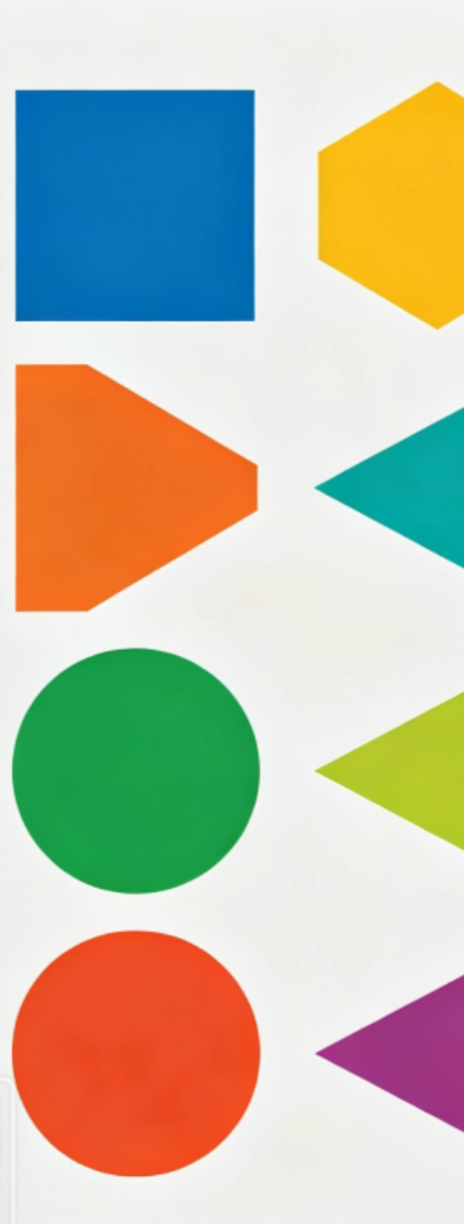
#> input picture 1.png, 464 x 1224 px
$ python -i detection.py   (imports and definitions only)
#> lines starting #> are read from the running program, lines starting #| are printed output that depends on the picture; after the words box and inside, x2 and y2 are one past the last pixel; in counts of white or black regions, pixels touching at a corner belong together
### utils.py
import cv2
import numpy as np
import json
import os


# [110 lines left out: functions load_image, save_image, load_images_from_paths, draw_bounding_box, draw_text, draw_detections and 3 more, not called in this run]


def convert_to_gray(image):
    """转换为灰度图"""
    if image is None:
        return None

    if len(image.shape) == 3:
        return cv2.cvtColor(image, cv2.COLOR_BGR2GRAY)
    return image


# [17 lines left out: functions normalize_image, show_image, not called in this run]

### detection.py
import cv2
import numpy as np
from utils import convert_to_gray


class ImprovedGeometricDetector:
    def __init__(self, min_area=50, max_area=100000):
        """
        初始化改进的几何物体检测器
        :param min_area: 最小检测面积
        :param max_area: 最大检测面积
        """
        self.min_area = min_area
        self.max_area = max_area
        self.sift = self._create_sift()

    def _create_sift(self):
        """创建SIFT检测器"""
        try:
            return cv2.SIFT_create(nfeatures=2000)
        except AttributeError:
            return cv2.ORB_create(nfeatures=2000)

    def preprocess_image_multi_level(self, image):
        """
        多级预处理，使用多种方法提高检测率
        """
        gray = convert_to_gray(image)

        preprocessed_list = []

        blurred = cv2.GaussianBlur(gray, (3, 3), 0)
        edges1 = cv2.Canny(blurred, 20, 80)
        preprocessed_list.append(('canny_low', edges1))

        edges2 = cv2.Canny(blurred, 50, 150)
        preprocessed_list.append(('canny_medium', edges2))

        edges3 = cv2.Canny(blurred, 100, 200)
        preprocessed_list.append(('canny_high', edges3))

        _, thresh1 = cv2.threshold(gray, 100, 255, cv2.THRESH_BINARY)
        edges4 = cv2.Canny(thresh1, 20, 80)
        preprocessed_list.append(('binary_canny', edges4))

        _, thresh2 = cv2.threshold(gray, 0, 255, cv2.THRESH_BINARY + cv2.THRESH_OTSU)
        edges5 = cv2.Canny(thresh2, 20, 80)
        preprocessed_list.append(('otsu_canny', edges5))

        adapt_thresh = cv2.adaptiveThreshold(gray, 255, cv2.ADAPTIVE_THRESH_GAUSSIAN_C,
                                              cv2.THRESH_BINARY, 11, 2)
        edges6 = cv2.Canny(adapt_thresh, 20, 80)
        preprocessed_list.append(('adaptive_canny', edges6))

        return preprocessed_list

    def find_contours_multi_level(self, image):
        """
        多级轮廓检测，使用多种预处理方法
        """
        all_contours = []
        h, w = image.shape[:2]

        preprocessed_list = self.preprocess_image_multi_level(image)

        for method_name, preprocessed in preprocessed_list:
            kernel = np.ones((2, 2), np.uint8)
            dilated = cv2.dilate(preprocessed, kernel, iterations=1)
            eroded = cv2.erode(dilated, kernel, iterations=1)

            contours, hierarchy = cv2.findContours(
                eroded,
                cv2.RETR_EXTERNAL,
                cv2.CHAIN_APPROX_SIMPLE
            )

            for cnt in contours:
                area = cv2.contourArea(cnt)

                if area < self.min_area or area > self.max_area:
                    continue

                x, y, cnt_w, cnt_h = cv2.boundingRect(cnt)

                if cnt_w < 8 or cnt_h < 8:
                    continue

                is_edge = (x <= 5 or y <= 5 or x + cnt_w >= w - 5 or y + cnt_h >= h - 5)

                contour_info = {
                    'contour': cnt,
                    'area': area,
                    'bbox': (x, y, cnt_w, cnt_h),
                    'is_edge': is_edge,
                    'method': method_name
                }

                is_duplicate = False
                for existing in all_contours:
                    iou = self._compute_bbox_iou(contour_info['bbox'], existing['bbox'])
                    if iou > 0.5:
                        is_duplicate = True
                        if contour_info['area'] > existing['area']:
                            existing.update(contour_info)
                        break

                if not is_duplicate:
                    all_contours.append(contour_info)

        print(f"  从 {len(preprocessed_list)} 种预处理方法中找到 {len(all_contours)} 个唯一轮廓")

        return all_contours

    def _compute_bbox_iou(self, box1, box2):
        """
        计算两个边界框的IoU
        """
        x1, y1, w1, h1 = box1
        x2, y2, w2, h2 = box2

        xi = max(x1, x2)
        yi = max(y1, y2)
        wi = min(x1 + w1, x2 + w2) - xi
        hi = min(y1 + h1, y2 + h2) - yi

        if wi <= 0 or hi <= 0:
            return 0.0

        inter_area = wi * hi
        area1 = w1 * h1
        area2 = w2 * h2
        union_area = area1 + area2 - inter_area

        return inter_area / union_area if union_area > 0 else 0.0

    # [315 lines left out: functions get_shape_features, get_color_features, compute_shape_similarity, compute_color_similarity, compute_overall_similarity, extract_objects_from_images and 5 more, not called in this run]

>>> import cv2
>>> picture = cv2.imread('1.png')
#> picture is the input picture: shape (1224, 464, 3); mean B, G, R 167.8, 188.4, 191.2
>>> result = ImprovedGeometricDetector().find_contours_multi_level(picture)
#> in convert_to_gray, `return cv2.cvtColor(image, cv2.COLOR_BGR2GRAY)`:
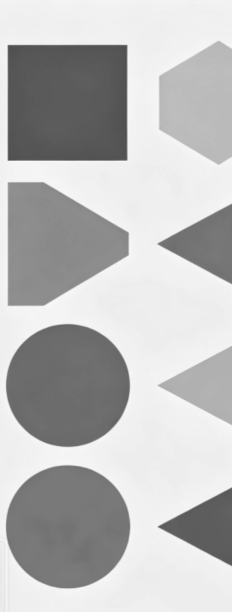
#> returned value: shape (1224, 464) (shown at 1/2 size); min 78, max 250, mean 186.9
#> in preprocess_image_multi_level, `edges1 = cv2.Canny(blurred, 20, 80)`:
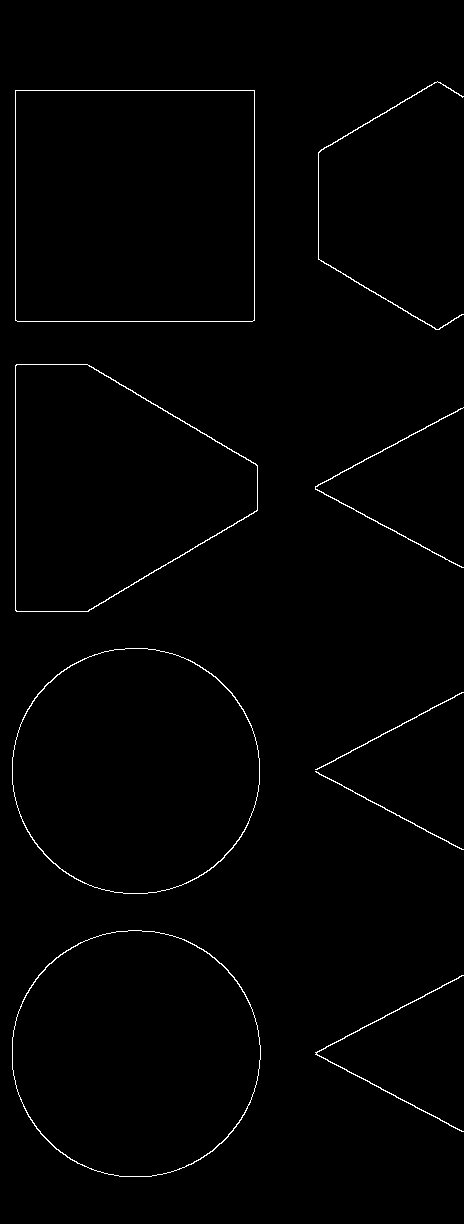
#> edges1: shape (1224, 464); 0.99% white in thin lines or dots, all inside (x1, y1, x2, y2) = (12, 81, 464, 1177)
#> in preprocess_image_multi_level, `_, thresh2 = cv2.threshold(gray, 0, 255, cv2.THRESH_BINARY + cv2.THRES..`:
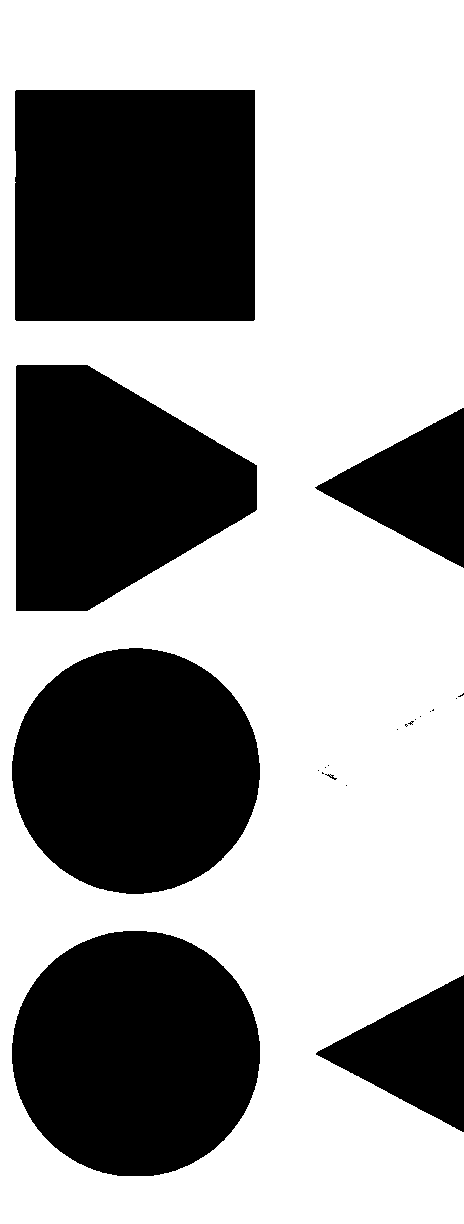
#> thresh2: shape (1224, 464); 61.7% white; 21 black regions (14 under 20 px), largest, box (x1, y1, x2, y2) and area: (15, 90, 255, 321) 55410, (12, 931, 260, 1176) 47962, (12, 648, 260, 894) 47756
#> in preprocess_image_multi_level, `adapt_thresh = cv2.adaptiveThreshold(gray, 255, cv2.ADAPTIVE_THRESH_GA..`:
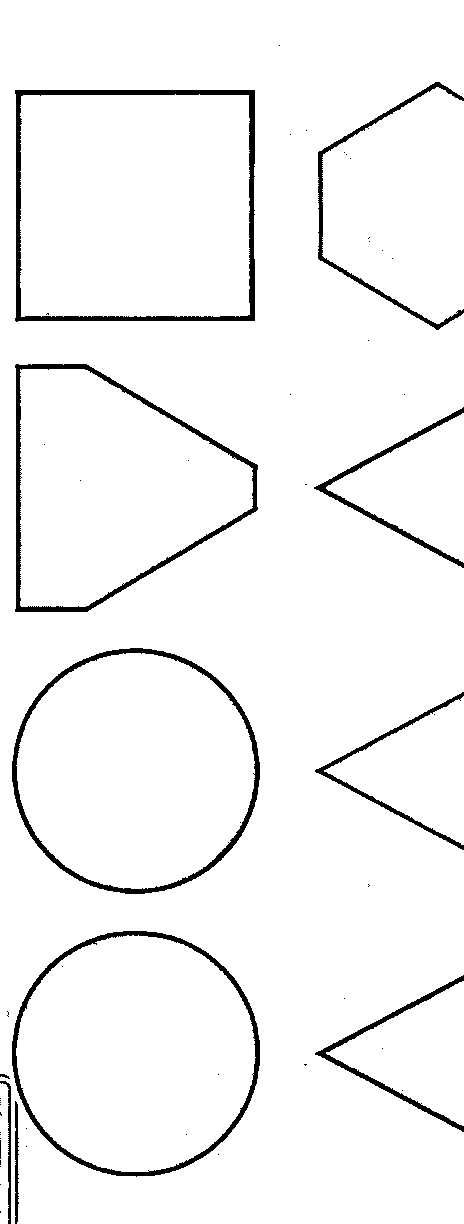
#> adapt_thresh: shape (1224, 464); 95.9% white; 56 black regions (45 under 20 px), largest, box (x1, y1, x2, y2) and area: (15, 90, 255, 322) 4581, (15, 364, 258, 612) 3820, (12, 648, 260, 894) 3759
#> in preprocess_image_multi_level, `edges6 = cv2.Canny(adapt_thresh, 20, 80)`:
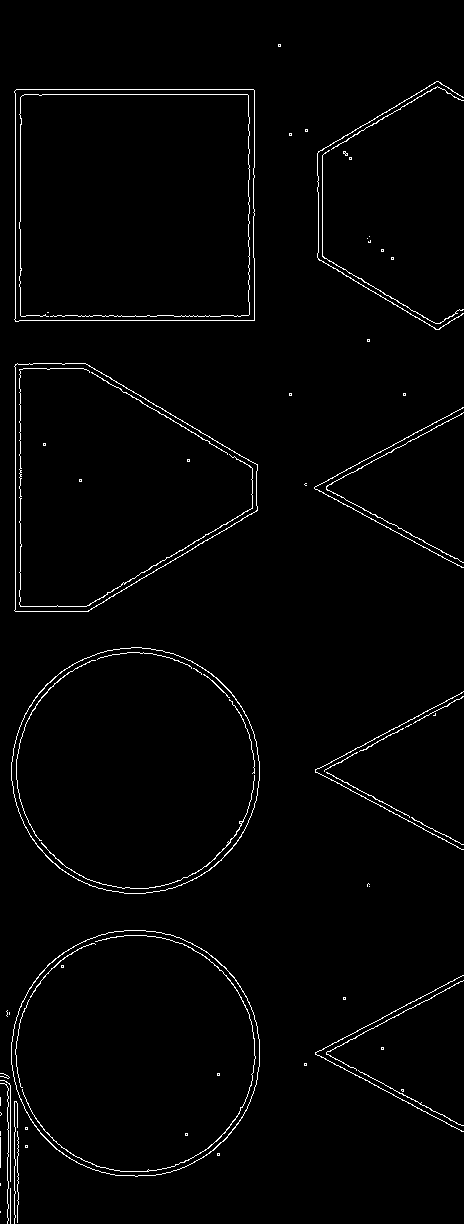
#> edges6: shape (1224, 464); 1.8% white in thin lines or dots
#> in find_contours_multi_level, `preprocessed_list = self.preprocess_image_multi_level(image)`: preprocessed_list = 6 items
#> the loop in find_contours_multi_level, `for method_name, preprocessed in preprocessed_list:` made 6 passes
#> method_name on passes 3 to 6: 'canny_high', 'binary_canny', 'otsu_canny', 'adaptive_canny'
#> after the loop in find_contours_multi_level, `for method_name, preprocessed in preprocessed_list:`:
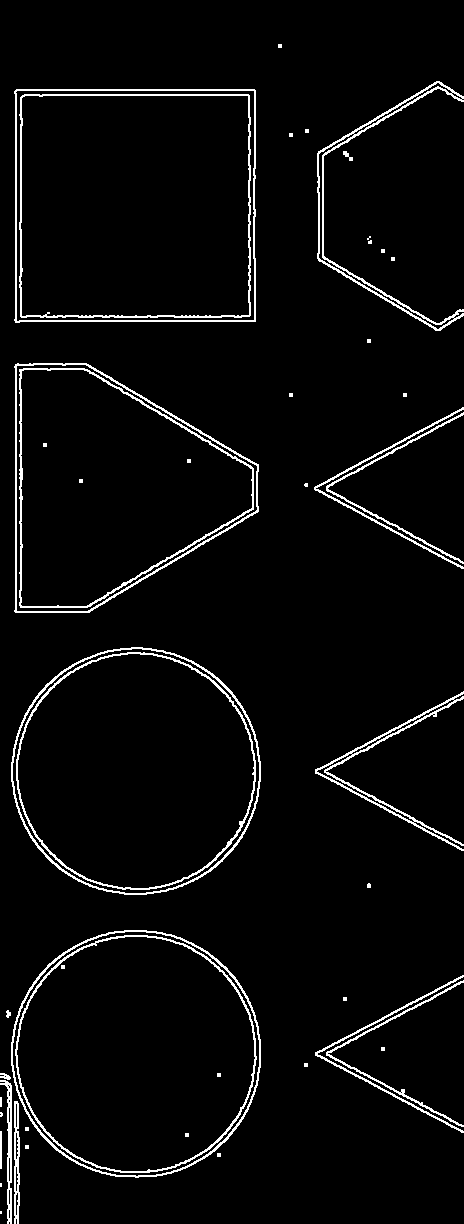
#> dilated: shape (1224, 464); 4.1% white in thin lines or dots
#> after the loop in find_contours_multi_level, `for method_name, preprocessed in preprocessed_list:`:
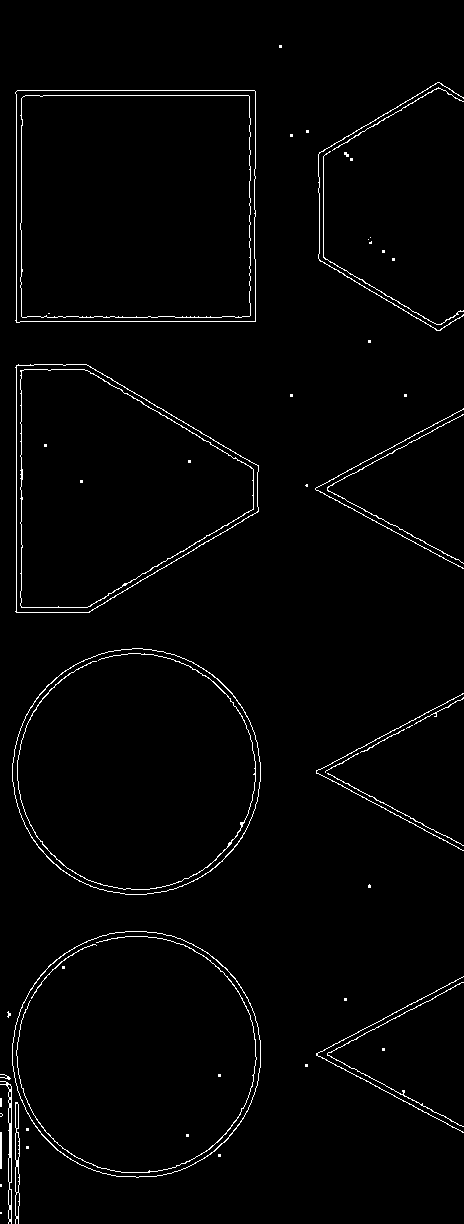
#> eroded: shape (1224, 464); 1.9% white in thin lines or dots
#|   从 6 种预处理方法中找到 9 个唯一轮廓

$ run again, on 2.png
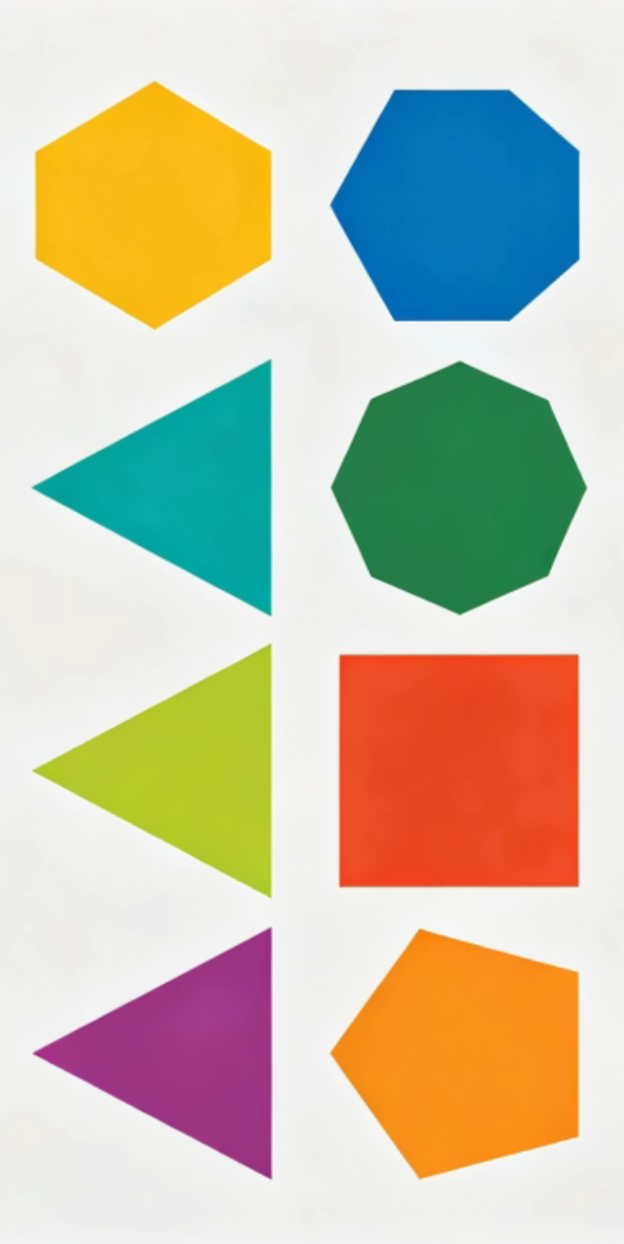
#> input picture 2.png, 624 x 1244 px
#> picture is the input picture: shape (1244, 624, 3); mean B, G, R 171.7, 194.1, 200
#> in preprocess_image_multi_level, `edges1 = cv2.Canny(blurred, 20, 80)`:
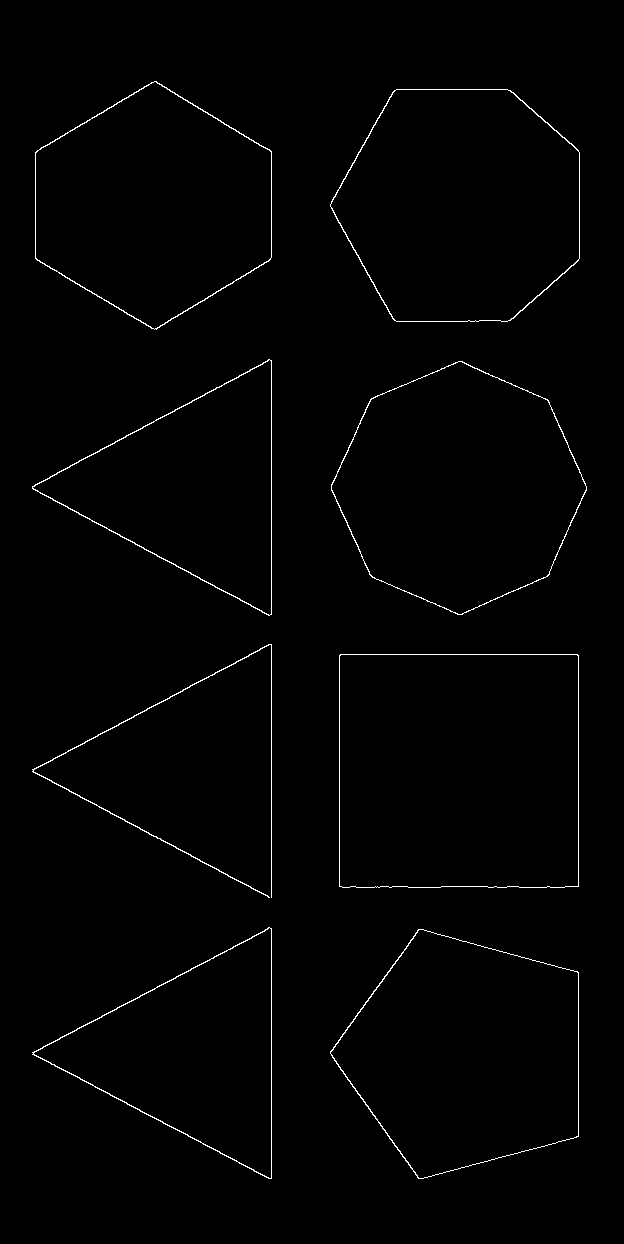
#> edges1: shape (1244, 624); 0.98% white in thin lines or dots, all inside (x1, y1, x2, y2) = (32, 81, 587, 1179)
#> thresh1: shape (1244, 624); 84.8% white; 3 black regions, box (x1, y1, x2, y2) and area: (332, 91, 578, 320) 45017, (332, 363, 585, 613) 43913, (36, 929, 270, 1177) 29092
#> edges4: shape (1244, 624); 0.3% white in thin lines or dots, all inside (x1, y1, x2, y2) = (36, 90, 585, 1177)
#> thresh2: shape (1244, 624); 67.6% white; 41 black regions (32 under 20 px), largest, box (x1, y1, x2, y2) and area: (340, 655, 579, 887) 55378, (330, 90, 580, 321) 45949, (331, 361, 587, 615) 45068
#> edges5: shape (1244, 624); 0.67% white in thin lines or dots, all inside (x1, y1, x2, y2) = (33, 89, 587, 1179)
#> adapt_thresh: shape (1244, 624); 96.2% white; 54 black regions (46 under 20 px), largest, box (x1, y1, x2, y2) and area: (339, 654, 579, 888) 4486, (330, 90, 580, 321) 3878, (32, 927, 273, 1180) 3787
#> edges6: shape (1244, 624); 1.7% white in thin lines or dots
#> preprocessed_list = 6 items
#> the loop in find_contours_multi_level, `for method_name, preprocessed in preprocessed_list:` made 6 passes
#> method_name on passes 3 to 6: 'canny_high', 'binary_canny', 'otsu_canny', 'adaptive_canny'
#> after the loop in find_contours_multi_level, `for method_name, preprocessed in preprocessed_list:`:
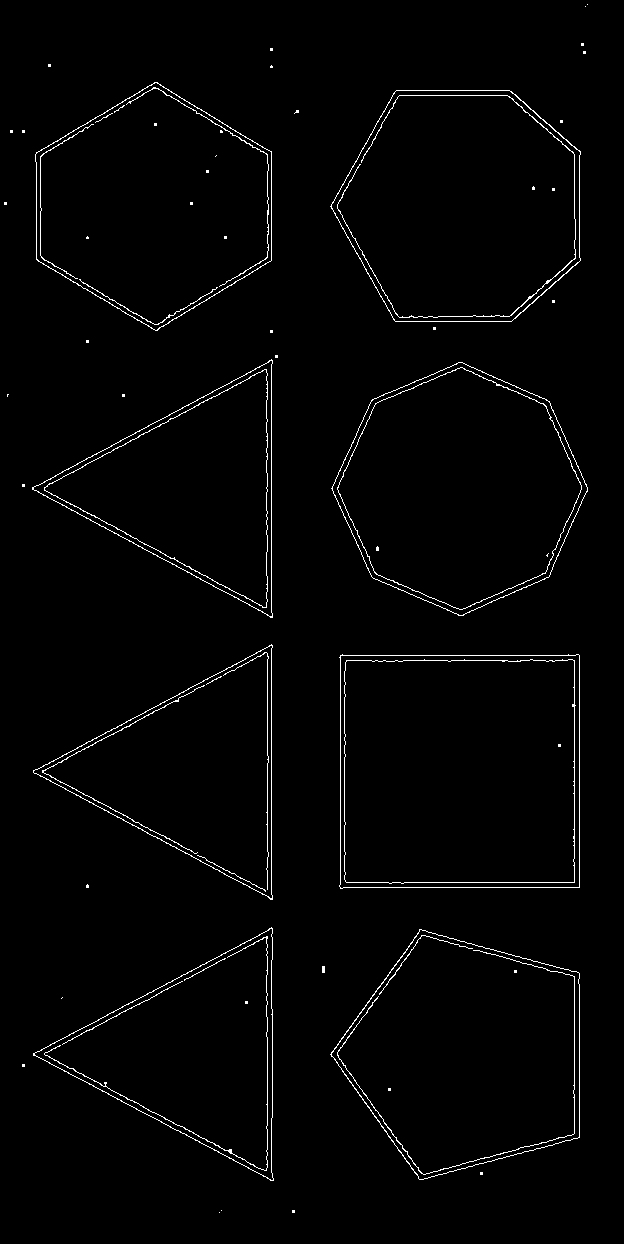
#> eroded: shape (1244, 624); 1.7% white in thin lines or dots
#|   从 6 种预处理方法中找到 8 个唯一轮廓
